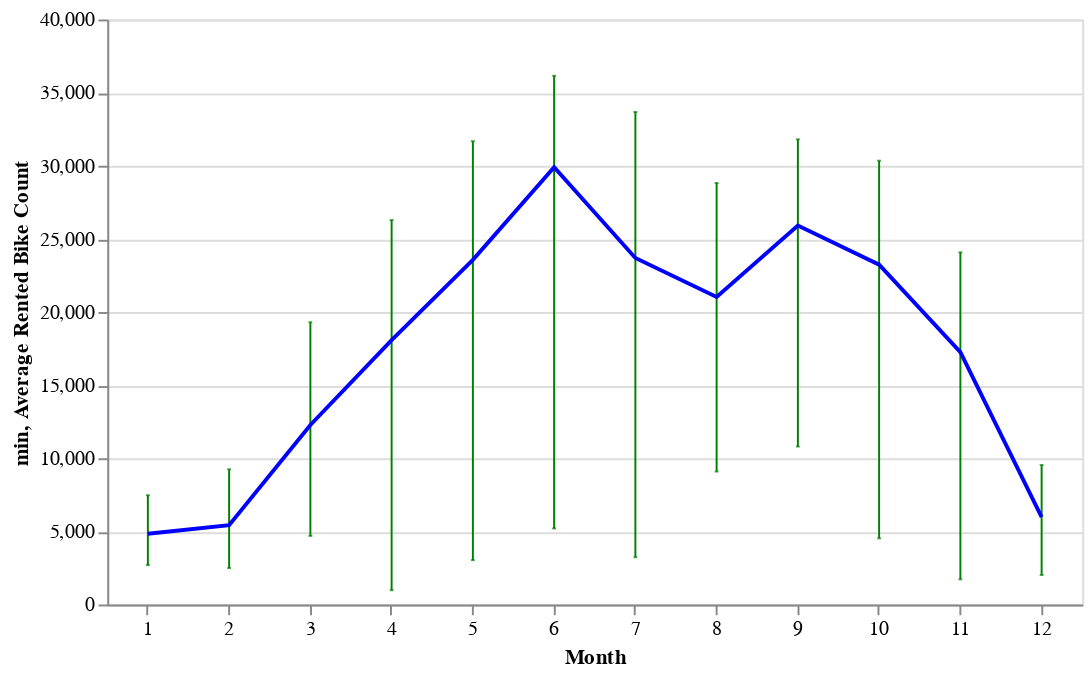

Here is the notebook cell this chart was saved with:
### Markdown cell above
共享单车的使用高峰集中在早晚高峰期，其他情况下no holiday的单车需求与holiday虽然也较多，但相差不大。

### Code cell
# Sum up "Rented Bike Count" for each day
daily_bike_sum = FunctionBike.groupby(["Date"])["Rented Bike Count"].sum().reset_index()

# # Extract month from the date
daily_bike_sum['Month'] = daily_bike_sum['Date'].dt.month
daily_bike_sum

# # Group by both "Date" and "Month" to sum up for each day
daily_bike_sum = daily_bike_sum.groupby(['Date', 'Month'])['Rented Bike Count'].sum().reset_index()
daily_bike_sum

# # Group by "Month" to calculate mean, max, and min
monthly_bike_stats = daily_bike_sum.groupby('Month')['Rented Bike Count'].agg(['mean', 'max', 'min']).reset_index()

monthly_bike_stats['Month'] = monthly_bike_stats['Month'].astype('category')

base = alt.Chart(monthly_bike_stats).encode(
    alt.X('Month:O', title='Month', axis=alt.Axis(labelAngle=0))  
).properties(
    width=500,
    height=300
)

mean_line = base.mark_line(color='blue').encode(
    alt.Y('mean:Q', title='Average Rented Bike Count')
)

error_bars = base.mark_errorbar(
    color='green',  
    size=2,      
    ticks=True 
).encode(
    alt.Y('min:Q'),
    alt.Y2('max:Q')
)

final_chart = error_bars + mean_line

final_chart.display()

### Figure 1 — Vega specification as saved in the notebook (floating-point values rounded to 4 significant figures)
{"$schema": "https://vega.github.io/schema/vega/v5.json", "data": [{"name": "data-3bb9ab2327cef24fed92b7cc9b203ca4", "values": [{"Month": 1, "mean": 4839.0, "max": 7472, "min": 2693}, {"Month": 2, "mean": 5423.0, "max": 9247, "min": 2487}, {"Month": 3, "mean": 12280.0, "max": 19301, "min": 4688}, {"Month": 4, "mean": 18080.0, "max": 26285, "min": 977}, {"Month": 5, "mean": 23570.0, "max": 31681, "min": 3034}, {"Month": 6, "mean": 29900.0, "max": 36149, "min": 5200}, {"Month": 7, "mean": 23690.0, "max": 33676, "min": 3231}, {"Month": 8, "mean": 21030.0, "max": 28820, "min": 9092}, {"Month": 9, "mean": 25910.0, "max": 31809, "min": 10802}, {"Month": 10, "mean": 23240.0, "max": 30349, "min": 4522}, {"Month": 11, "mean": 17250.0, "max": 24077, "min": 1721}, {"Month": 12, "mean": 5978.0, "max": 9539, "min": 2014}]}, {"name": "data_0"}, {"name": "data_1", "values": [{"Month": 1, "lower_min": 2693, "upper_min": 7472}, {"Month": 2, "lower_min": 2487, "upper_min": 9247}, {"Month": 3, "lower_min": 4688, "upper_min": 19301}, {"Month": 4, "lower_min": 977, "upper_min": 26285}, {"Month": 5, "lower_min": 3034, "upper_min": 31681}, {"Month": 6, "lower_min": 5200, "upper_min": 36149}, {"Month": 7, "lower_min": 3231, "upper_min": 33676}, {"Month": 8, "lower_min": 9092, "upper_min": 28820}, {"Month": 9, "lower_min": 10802, "upper_min": 31809}, {"Month": 10, "lower_min": 4522, "upper_min": 30349}, {"Month": 11, "lower_min": 1721, "upper_min": 24077}, {"Month": 12, "lower_min": 2014, "upper_min": 9539}]}, {"name": "data_2", "values": [{"Month": 1, "lower_min": 2693, "upper_min": 7472}, {"Month": 2, "lower_min": 2487, "upper_min": 9247}, {"Month": 3, "lower_min": 4688, "upper_min": 19301}, {"Month": 4, "lower_min": 977, "upper_min": 26285}, {"Month": 5, "lower_min": 3034, "upper_min": 31681}, {"Month": 6, "lower_min": 5200, "upper_min": 36149}, {"Month": 7, "lower_min": 3231, "upper_min": 33676}, {"Month": 8, "lower_min": 9092, "upper_min": 28820}, {"Month": 9, "lower_min": 10802, "upper_min": 31809}, {"Month": 10, "lower_min": 4522, "upper_min": 30349}, {"Month": 11, "lower_min": 1721, "upper_min": 24077}, {"Month": 12, "lower_min": 2014, "upper_min": 9539}]}, {"name": "data_1_x_domain_Month_0", "values": [{"Month": 1}, {"Month": 2}, {"Month": 3}, {"Month": 4}, {"Month": 5}, {"Month": 6}, {"Month": 7}, {"Month": 8}, {"Month": 9}, {"Month": 10}, {"Month": 11}, {"Month": 12}]}, {"name": "data_2_x_domain_Month_1", "values": [{"Month": 1}, {"Month": 2}, {"Month": 3}, {"Month": 4}, {"Month": 5}, {"Month": 6}, {"Month": 7}, {"Month": 8}, {"Month": 9}, {"Month": 10}, {"Month": 11}, {"Month": 12}]}, {"name": "data-3bb9ab2327cef24fed92b7cc9b203ca4_x_domain_Month_2", "values": [{"Month": 1}, {"Month": 2}, {"Month": 3}, {"Month": 4}, {"Month": 5}, {"Month": 6}, {"Month": 7}, {"Month": 8}, {"Month": 9}, {"Month": 10}, {"Month": 11}, {"Month": 12}]}], "marks": [{"type": "rect", "name": "layer_0_layer_0_marks", "from": {"data": "data_1"}, "encode": {"update": {"tooltip": {"signal": "{\"max\": format(datum[\"upper_min\"], \"\"), \"min\": format(datum[\"lower_min\"], \"\"), \"Month\": isValid(datum[\"Month\"]) ? datum[\"Month\"] : \"\"+datum[\"Month\"]}"}, "yc": {"field": "lower_min", "scale": "y"}, "opacity": {"value": 0.7}, "width": {"value": 2}, "height": {"value": 1}, "fill": {"value": "green"}, "xc": {"field": "Month", "scale": "x", "band": 0.5}}}, "style": ["tick", "errorbar-ticks"], "aria": false}, {"type": "rect", "name": "layer_0_layer_1_marks", "from": {"data": "data_2"}, "encode": {"update": {"yc": {"field": "upper_min", "scale": "y"}, "tooltip": {"signal": "{\"max\": format(datum[\"upper_min\"], \"\"), \"min\": format(datum[\"lower_min\"], \"\"), \"Month\": isValid(datum[\"Month\"]) ? datum[\"Month\"] : \"\"+datum[\"Month\"]}"}, "width": {"value": 2}, "fill": {"value": "green"}, "height": {"value": 1}, "opacity": {"value": 0.7}, "xc": {"field": "Month", "scale": "x", "band": 0.5}}}, "aria": false, "style": ["tick", "errorbar-ticks"]}, {"type": "rule", "name": "layer_0_layer_2_marks", "from": {"data": "data_1"}, "encode": {"update": {"stroke": {"value": "green"}, "description": {"signal": "\"Month: \" + (isValid(datum[\"Month\"]) ? datum[\"Month\"] : \"\"+datum[\"Month\"]) + \"; min: \" + (format(datum[\"lower_min\"], \"\")) + \"; upper_min: \" + (format(datum[\"upper_min\"], \"\")) + \"; max: \" + (format(datum[\"upper_min\"], \"\"))"}, "y2": {"field": "upper_min", "scale": "y"}, "y": {"field": "lower_min", "scale": "y"}, "x": {"field": "Month", "scale": "x", "band": 0.5}, "ariaRoleDescription": {"value": "errorbar"}, "tooltip": {"signal": "{\"max\": format(datum[\"upper_min\"], \"\"), \"min\": format(datum[\"lower_min\"], \"\"), \"Month\": isValid(datum[\"Month\"]) ? datum[\"Month\"] : \"\"+datum[\"Month\"]}"}}}, "style": ["rule", "errorbar-rule"]}, {"type": "line", "name": "layer_1_marks", "from": {"data": "data-3bb9ab2327cef24fed92b7cc9b203ca4"}, "sort": {"field": "datum[\"Month\"]"}, "encode": {"update": {"stroke": {"value": "blue"}, "description": {"signal": "\"Month: \" + (isValid(datum[\"Month\"]) ? datum[\"Month\"] : \"\"+datum[\"Month\"]) + \"; Average Rented Bike Count: \" + (format(datum[\"mean\"], \"\"))"}, "y": {"field": "mean", "scale": "y"}, "x": {"field": "Month", "scale": "x", "band": 0.5}, "defined": {"signal": "isValid(datum[\"mean\"]) && isFinite(+datum[\"mean\"])"}}}, "style": ["line"]}], "scales": [{"name": "x", "type": "band", "domain": {"fields": [{"data": "data_1_x_domain_Month_0", "field": "Month"}, {"data": "data_2_x_domain_Month_1", "field": "Month"}, {"data": "data-3bb9ab2327cef24fed92b7cc9b203ca4_x_domain_Month_2", "field": "Month"}], "sort": true}, "range": [0, {"signal": "width"}], "paddingInner": 0, "paddingOuter": 0}, {"name": "y", "type": "linear", "domain": {"fields": [{"data": "data_1", "field": "lower_min"}, {"data": "data_2", "field": "upper_min"}, {"data": "data_1", "field": "upper_min"}, {"data": "data-3bb9ab2327cef24fed92b7cc9b203ca4", "field": "mean"}]}, "range": [{"signal": "height"}, 0], "nice": true, "zero": true}], "axes": [{"scale": "y", "zindex": 0, "orient": "left", "gridScale": "x", "grid": true, "minExtent": 0, "tickCount": {"signal": "ceil(height/40)"}, "domain": false, "ticks": false, "aria": false, "labels": false, "maxExtent": 0}, {"scale": "x", "orient": "bottom", "zindex": 0, "labelBaseline": "top", "grid": false, "labelAngle": 0, "title": "Month"}, {"scale": "y", "grid": false, "title": "min, Average Rented Bike Count", "labelOverlap": true, "orient": "left", "zindex": 0, "tickCount": {"signal": "ceil(height/40)"}}], "padding": 5, "width": 500, "style": "cell", "height": 300, "background": "white"}
